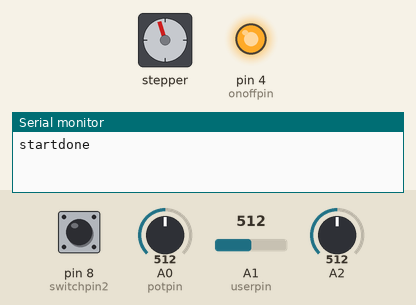
Recording of a sketch running on a simulated Arduino Uno, built with avr-gcc and run on an emulated ATmega328P. On the bench: stepper motor, output pins drawn as LEDs (lit = HIGH), the last lines printed to the serial monitor. Wiring (inferred from the names in the program): stepper motor driver (200 steps per turn assumed): step pin 5; direction pin 2. The test bench sets the inputs (shaded band); at power-on: pin 8 (switchpin2) LOW, A0 (potpin) = 512, A1 (userpin) = 512, A2 = 512. Pins used as bus, display or sensor lines are not drawn.

Above: at 1.2 s.
1.3 s: pin 8 (switchpin2) pulled HIGH for 0.15 s
4.4 s: A0 (potpin) set to 230
At 4.8 s:
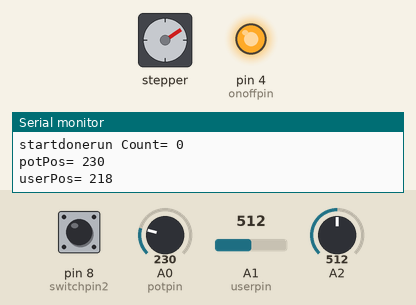
7.4 s: A0 (potpin) set to 219
At 8.7 s:
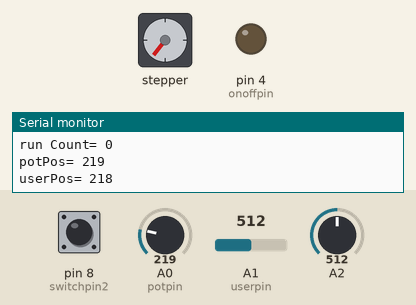
9.0 s: A1 (userpin) set to 519
At 9.22 s:
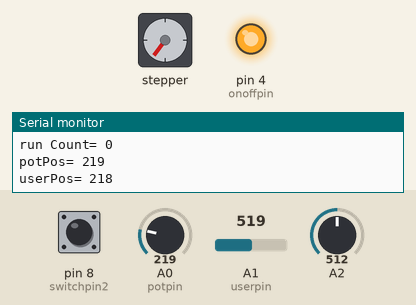
12.0 s: A2 set to 716
15.0 s: A1 (userpin) set to 511
At 15.5 s:
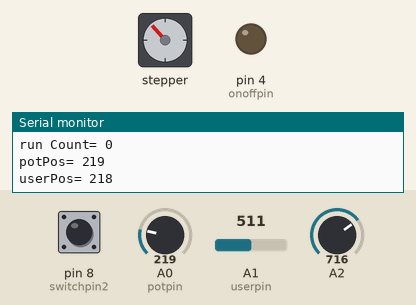
Timing chart, 0 to 17.5 s (numbered marks = the images above; inputs shaded):
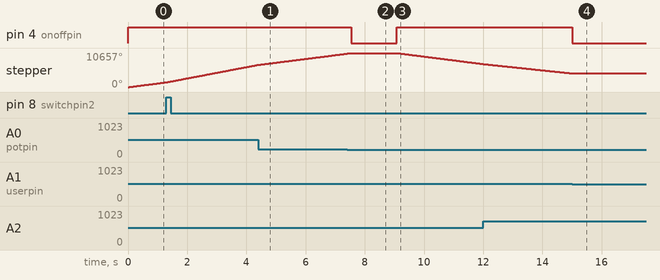

The sketch:

HelmholtzCoilRGDX_AD.ino
```cpp
int dirpin = 2;            // it's on a static pulse pin (direction input)
int steppin = 5;          // it's on a PWM~ pin (velocity of step input)
int onoffpin = 4;         // it's on a static pulse pin (on and off input)
int potpin = A0;
int userpin = A1;
int switchpin1 = 7;
int switchpin2 = 8;
int currentSpeed = 1000;
int finalSpeed = 200;
int wantedSpeed = 0;
long potPos = 0;
long userPos = 0;
long finalPos;
long userData[100];
long potData[100];
long potDataSum;
long userDataSum;
int runCount = 0;
long testj = 0;
boolean run = false;
boolean first = true;


void setup() {
  // put your setup code here, to run once:
  pinMode(dirpin, OUTPUT);
  pinMode(steppin, OUTPUT);
  pinMode(onoffpin, OUTPUT);
  pinMode(switchpin1, INPUT);
  pinMode(switchpin2, INPUT);
  pinMode(potpin,INPUT);
  pinMode(userpin,INPUT);
  digitalWrite(dirpin, HIGH);
  digitalWrite(steppin, LOW);
  digitalWrite(onoffpin, HIGH);
  Serial.begin(9600);

  Serial.write("start");
  for(int i = 0; i < 100; i++)
    {
      potData[i] = (long) analogRead(potpin);
      userData[i] = (long) analogRead(userpin);
    }
    Serial.write("done");

}

void loop() {
  // put your main code here, to run repeatedly:


  if(runCount >= 100)
  {
    runCount = 0;
  }

  if(testj >=1000)
  {
    Serial.write("run Count= ");
    Serial.print(runCount, DEC);
    Serial.println();
    Serial.write("potPos= ");
    Serial.print(potPos, DEC);
    Serial.println();
    Serial.write("userPos= ");
    Serial.print(userPos, DEC);
    Serial.println();
//    Serial.write("run count: "+runCount);
//    Serial.println();
//    Serial.write("posPot: "+potPos);
//    Serial.println();
//    Serial.write("posUser: "+userPos);
//    Serial.println();
//    Serial.write(potPos-userPos);
//    Serial.println();
//    Serial.println();
  testj = 0;
  }

  potData[runCount] = (long) analogRead(potpin);
  userData[runCount] = (long) analogRead(userpin);
  runCount++;
  testj++;

  potDataSum = 0;
  userDataSum = 0;
  for(int i = 0; i < 100; i++)
  {
    potDataSum += potData[i];
    userDataSum += userData[i];
  }

  potPos = potDataSum/100;
  userPos = map((userDataSum/100), 0, 1000, 50, 380);
  wantedSpeed = map((long)analogRead(A2), 0, 1023, 10, 800);

  if(userPos < potPos && run)
  {
    runMotor(HIGH, wantedSpeed, true);
  }

  if((userPos > potPos) && run)
  {
    runMotor(LOW, wantedSpeed, true);
  }

  /*if(potPos > userPos - 4 && potPos < userPos + 4)
  {
    runMotor(LOW, 200, false);
  }*/

  if(userPos > potPos - 2 && userPos < potPos +2)
  {
     runMotor(LOW, wantedSpeed, false);
     run = false;
  }
  else
  {
    run = true;
  }

//  if(digitalRead(switchpin1) == HIGH)
//  {
//    currentSpeed = 1000;
//    for(int i = 0; i < 3000; i++)
//    {
//      runMotor(LOW, 500, true);
//    }
//
//    //finalPos = potPos;
//    //run = false;
//  }
//
  if(digitalRead(switchpin2)== HIGH)
  {
    currentSpeed = 1000;
    for(int i = 0; i < 3000; i++)
    {
      runMotor(HIGH, 500, true);
    }

    //finalPos = potPos;
    //run = false;
  }

 // Serial.println(potPos);
 // Serial.println(userPos);
 // Serial.println(analogRead(userpin));
 // Serial.println(userDataSum);
 // Serial.println(userData[runCount]);


}


//Functions
void runMotor(int dir, int speedNeeded, boolean on)
{
  if(on)
  {
    digitalWrite(onoffpin, HIGH);
    digitalWrite(dirpin, dir);
    digitalWrite(steppin, HIGH);
    delayMicroseconds(speedNeeded);
    digitalWrite(steppin, LOW);
    delayMicroseconds(speedNeeded);

    /*if(currentSpeed > speedNeeded)
    {
      currentSpeed -= 1;
    }*/
  }

  else
  {
    digitalWrite(onoffpin, LOW);
  }
}
```

Measured:
- the behaviour switches between 220 and 219 on A0 (potpin) (found by bisection; images 1 and 2)
- the behaviour switches between 518 and 519 on A1 (userpin) (found by bisection; images 2 and 3)
- after the input at 7.4 s, pin 4 (onoffpin): HIGH → LOW after 0.14 s
- after the input at 9.0 s, pin 4 (onoffpin): LOW → HIGH after 0.07 s; stepper: keeps turning counter-clockwise at about 1178°/s, starting after 0.07 s
- after the input at 15.0 s, pin 4 (onoffpin): HIGH → LOW at once; stepper: goes on until 15.0 s, then stays 4278°
